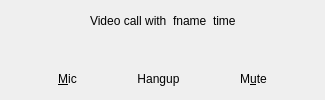
      <widget class="QWidget" name="page_10">
       <layout class="QVBoxLayout" name="verticalLayout_22">
        <item>
         <layout class="QHBoxLayout" name="horizontalLayout_21">
          <item>
           <spacer name="horizontalSpacer_2">
            <property name="orientation">
             <enum>Qt::Horizontal</enum>
            </property>
            <property name="sizeHint" stdset="0">
             <size>
              <width>40</width>
              <height>20</height>
             </size>
            </property>
           </spacer>
          </item>
          <item>
           <widget class="QLabel" name="label_27">
            <property name="text">
             <string>Video call with</string>
            </property>
            <property name="textInteractionFlags">
             <set>Qt::TextBrowserInteraction</set>
            </property>
           </widget>
          </item>
          <item>
           <widget class="QLabel" name="label_28">
            <property name="text">
             <string>fname</string>
            </property>
            <property name="textInteractionFlags">
             <set>Qt::TextBrowserInteraction</set>
            </property>
           </widget>
          </item>
          <item>
           <widget class="QLabel" name="label_29">
            <property name="text">
             <string>time</string>
            </property>
            <property name="textInteractionFlags">
             <set>Qt::TextBrowserInteraction</set>
            </property>
           </widget>
          </item>
          <item>
           <spacer name="horizontalSpacer_7">
            <property name="orientation">
             <enum>Qt::Horizontal</enum>
            </property>
            <property name="sizeHint" stdset="0">
             <size>
              <width>40</width>
              <height>20</height>
             </size>
            </property>
           </spacer>
          </item>
         </layout>
        </item>
        <item>
         <widget class="QWidget" name="widget_3" native="true">
          <property name="sizePolicy">
           <sizepolicy hsizetype="Preferred" vsizetype="Expanding">
            <horstretch>0</horstretch>
            <verstretch>0</verstretch>
           </sizepolicy>
          </property>
         </widget>
        </item>
        <item>
         <layout class="QHBoxLayout" name="horizontalLayout_22">
          <item>
           <spacer name="horizontalSpacer_8">
            <property name="orientation">
             <enum>Qt::Horizontal</enum>
            </property>
            <property name="sizeHint" stdset="0">
             <size>
              <width>40</width>
              <height>20</height>
             </size>
            </property>
           </spacer>
          </item>
          <item>
           <widget class="QToolButton" name="toolButton_20">
            <property name="text">
             <string>&amp;Mic</string>
            </property>
            <property name="checkable">
             <bool>true</bool>
            </property>
            <property name="autoRaise">
             <bool>true</bool>
            </property>
           </widget>
          </item>
          <item>
           <spacer name="horizontalSpacer_10">
            <property name="orientation">
             <enum>Qt::Horizontal</enum>
            </property>
            <property name="sizeHint" stdset="0">
             <size>
              <width>40</width>
              <height>20</height>
             </size>
            </property>
           </spacer>
          </item>
          <item>
           <widget class="QToolButton" name="toolButton_21">
            <property name="text">
             <string>Hangup</string>
            </property>
            <property name="autoRaise">
             <bool>true</bool>
            </property>
           </widget>
          </item>
          <item>
           <spacer name="horizontalSpacer_11">
            <property name="orientation">
             <enum>Qt::Horizontal</enum>
            </property>
            <property name="sizeHint" stdset="0">
             <size>
              <width>40</width>
              <height>20</height>
             </size>
            </property>
           </spacer>
          </item>
          <item>
           <widget class="QToolButton" name="toolButton_30">
            <property name="text">
             <string>M&amp;ute</string>
            </property>
            <property name="checkable">
             <bool>true</bool>
            </property>
            <property name="autoRaise">
             <bool>true</bool>
            </property>
           </widget>
          </item>
          <item>
           <spacer name="horizontalSpacer_9">
            <property name="orientation">
             <enum>Qt::Horizontal</enum>
            </property>
            <property name="sizeHint" stdset="0">
             <size>
              <width>40</width>
              <height>20</height>
             </size>
            </property>
           </spacer>
          </item>
         </layout>
        </item>
       </layout>
      </widget>
